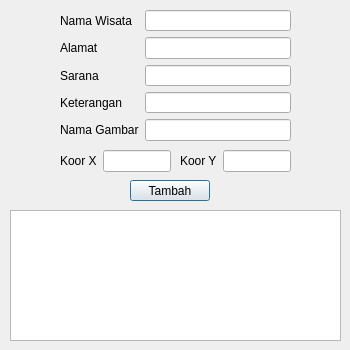
<?xml version="1.0" encoding="UTF-8"?>
<ui version="4.0">
 <class>wisata</class>
 <widget class="QDialog" name="wisata">
  <property name="geometry">
   <rect>
    <x>0</x>
    <y>0</y>
    <width>350</width>
    <height>350</height>
   </rect>
  </property>
  <property name="windowTitle">
   <string>Dialog</string>
  </property>
  <widget class="QWidget" name="formLayoutWidget_2">
   <property name="geometry">
    <rect>
     <x>60</x>
     <y>150</y>
     <width>111</width>
     <height>24</height>
    </rect>
   </property>
   <layout class="QFormLayout" name="formLayout_2">
    <item row="0" column="0">
     <widget class="QLabel" name="koorXLabel">
      <property name="text">
       <string>Koor X</string>
      </property>
     </widget>
    </item>
    <item row="0" column="1">
     <widget class="QLineEdit" name="koorXLineEdit"/>
    </item>
   </layout>
  </widget>
  <widget class="QPushButton" name="pushButton">
   <property name="geometry">
    <rect>
     <x>130</x>
     <y>180</y>
     <width>80</width>
     <height>21</height>
    </rect>
   </property>
   <property name="text">
    <string>Tambah</string>
   </property>
  </widget>
  <widget class="QTableView" name="tableView">
   <property name="geometry">
    <rect>
     <x>10</x>
     <y>210</y>
     <width>331</width>
     <height>131</height>
    </rect>
   </property>
  </widget>
  <widget class="QWidget" name="formLayoutWidget_3">
   <property name="geometry">
    <rect>
     <x>180</x>
     <y>150</y>
     <width>111</width>
     <height>24</height>
    </rect>
   </property>
   <layout class="QFormLayout" name="formLayout_3">
    <item row="0" column="0">
     <widget class="QLabel" name="koorYLabel">
      <property name="text">
       <string>Koor Y</string>
      </property>
     </widget>
    </item>
    <item row="0" column="1">
     <widget class="QLineEdit" name="koorYLineEdit"/>
    </item>
   </layout>
  </widget>
  <widget class="QWidget" name="formLayoutWidget">
   <property name="geometry">
    <rect>
     <x>60</x>
     <y>10</y>
     <width>231</width>
     <height>131</height>
    </rect>
   </property>
   <layout class="QFormLayout" name="formLayout">
    <item row="0" column="0">
     <widget class="QLabel" name="namaWisataLabel">
      <property name="text">
       <string>Nama Wisata</string>
      </property>
     </widget>
    </item>
    <item row="0" column="1">
     <widget class="QLineEdit" name="namaWisataLineEdit"/>
    </item>
    <item row="1" column="0">
     <widget class="QLabel" name="alamatLabel">
      <property name="text">
       <string>Alamat</string>
      </property>
     </widget>
    </item>
    <item row="1" column="1">
     <widget class="QLineEdit" name="alamatLineEdit"/>
    </item>
    <item row="2" column="0">
     <widget class="QLabel" name="saranaLabel">
      <property name="text">
       <string>Sarana</string>
      </property>
     </widget>
    </item>
    <item row="2" column="1">
     <widget class="QLineEdit" name="saranaLineEdit"/>
    </item>
    <item row="3" column="0">
     <widget class="QLabel" name="keteranganLabel">
      <property name="text">
       <string>Keterangan</string>
      </property>
     </widget>
    </item>
    <item row="3" column="1">
     <widget class="QLineEdit" name="keteranganLineEdit"/>
    </item>
    <item row="4" column="0">
     <widget class="QLabel" name="namaGambarLabel">
      <property name="text">
       <string>Nama Gambar</string>
      </property>
     </widget>
    </item>
    <item row="4" column="1">
     <widget class="QLineEdit" name="namaGambarLineEdit"/>
    </item>
   </layout>
  </widget>
 </widget>
 <resources/>
 <connections/>
</ui>
